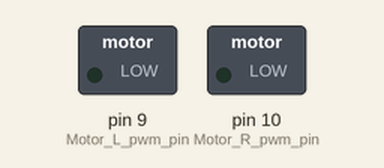
A sketch run on a simulated Arduino Uno, built with avr-gcc and run on an emulated ATmega328P. Shown: switched loads named in the sketch (green lamp = pin HIGH).

Above: at 0.1 s.
At 36.1 s:
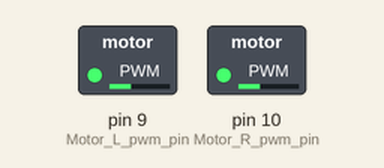
Timing chart, 0 to 37.6 s (numbered marks = the images above):
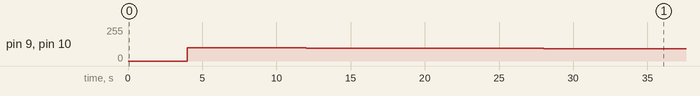

Measured:
- by itself, pin 9 (Motor_L_pwm_pin), pin 10 (Motor_R_pwm_pin): 0/255 → 99/255 at 4.0 s, → 98/255 4.0 s later, → 97/255 4.0 s later, → 96/255 4.0 s later, … (9 changes in this stretch)

The sketch:

04_motor.ino
```cpp
#include <Arduino.h>
#include <LiquidCrystal.h>
#include <Wire.h>

#define Motor_forward 0
#define Motor_return 1
#define Motor_L_dir_pin 7
#define Motor_R_dir_pin 8
#define Motor_L_pwm_pin 9
#define Motor_R_pwm_pin 10

void setup() {
    Serial.begin(9600);
}

void loop() {
    int pwm_R = 0;
    int pwm_L = 0;
    for (int i = 99; i < 100; i--) {
        ////// Direction
        digitalWrite(Motor_R_dir_pin, Motor_return);
        digitalWrite(Motor_L_dir_pin, Motor_return);
        delay(2000);
        digitalWrite(Motor_R_dir_pin, Motor_forward);
        digitalWrite(Motor_L_dir_pin, Motor_forward);
        delay(2000);
        ////// Pwm
        int pwm_R = 0;
        int pwm_L = 0;
        pwm_L = i;
        pwm_R = i;
        analogWrite(Motor_L_pwm_pin, pwm_L);
        analogWrite(Motor_R_pwm_pin, pwm_R);
    }
}
```
